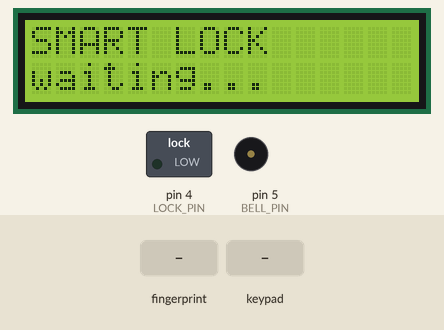
Simulated run of this sketch. Board: Arduino Mega 2560, built with avr-gcc and run on an emulated ATmega2560. On the bench: 16×2 character LCD, switched loads named in the sketch (green lamp = pin HIGH), buzzer (waves = sounding). The test bench sets the inputs (shaded band). What the sketch prints to the serial monitor is not drawn.

Above: at 3.2 s.
3.3 s: finger stored as number 1 placed on the sensor
At 5.7 s:
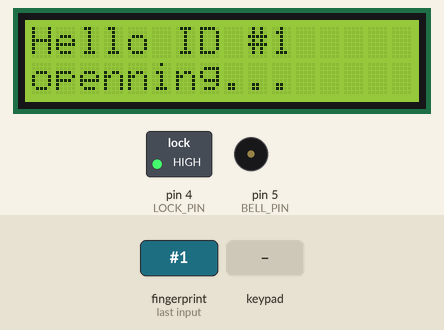
6.0 s: key 'A' pressed
9.0 s: keypad keys 0 0 0 0 pressed 0.4 s apart
At 11.8 s:
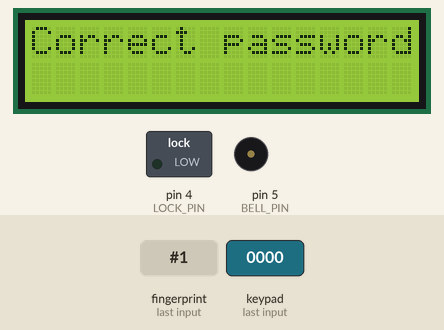
12.1 s: finger stored as number 1 placed on the sensor
At 14.3 s:
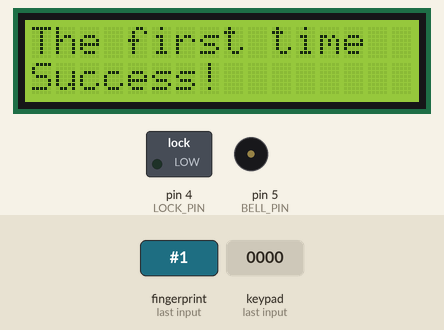
17.1 s: finger stored as number 1 placed on the sensor
At 19.4 s:
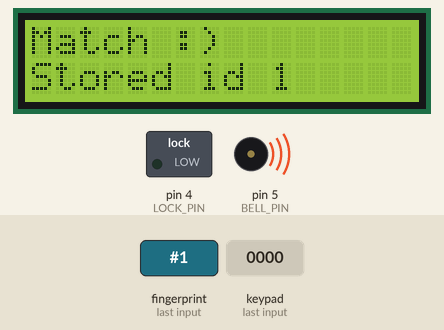
19.5 s: key 'C' pressed
At 23.9 s:
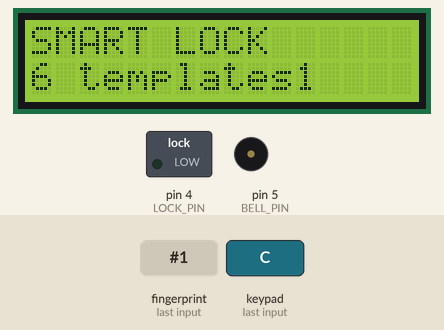
Timing chart, 0 to 25.4 s (numbered marks = the images above; inputs shaded):
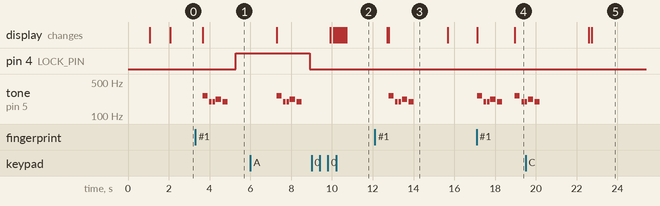

The sketch:

mega.ino
```cpp
#include <SoftwareSerial.h>
#include <LiquidCrystal.h>
#include <Adafruit_Fingerprint.h>
#include "Keypad.h"
SoftwareSerial Arduino(11, 10);
SoftwareSerial mySerial(12, 13);           // pin fingerprint
LiquidCrystal lcd(41, 39, 37, 35, 33, 31);    // pin lcd
Adafruit_Fingerprint finger = Adafruit_Fingerprint(&mySerial);

#define LOCK_PIN 4                        // pin lock
#define BELL_PIN 5                       // pin buzzer
#define BUTTON 6                         // pin button

// buzzer
#define NOTE_G3  196
#define NOTE_A3  220
#define NOTE_B3  247
#define NOTE_C4  262
int melody_notFound[] = {NOTE_C4, 0, 0, 0, 0, 0};                   // melody buzzer not found
int noteDurations_notFound[] = {1, 8, 8, 4, 4, 4};                  // length of the buzzer sounds not found
int melody[] = {NOTE_C4, NOTE_G3, NOTE_G3, NOTE_A3, NOTE_G3, 0};    // melody buzzer
int noteDurations[] = {4, 8, 8, 4, 4, 4};                           // length of the buzzer sounds

//keypad
const byte rows = 4;
const byte columns = 4;
char keys[rows][columns] =
{
  {'1', '2', '3', 'A'},
  {'4', '5', '6', 'B'},
  {'7', '8', '9', 'C'},
  {'*', '0', '#', 'D'},
};
byte rowPins[rows] = {46, 47, 48, 49};
byte columnPins[columns] = {50, 51, 52, 53};
char password[] = {'0', '0', '0', '0'};
Keypad keypad = Keypad(makeKeymap(keys), rowPins, columnPins, rows, columns);

uint8_t id;

int state = 0;
char key = 0;
int numberFinger = 0;
/*------------------ SETUP -------------------*/

void setup() {
  Serial.begin(9600);
  Arduino.begin(4800);
  while (!Serial);
  pinMode(LOCK_PIN, OUTPUT);
  pinMode(BELL_PIN, OUTPUT);
  pinMode(BUTTON, INPUT);

  lcd.begin(16, 2);     // set the data for the lcd port
  finger.begin(57600);  // set the data rate for the sensor serial port

  // check circuit
  Display("SMART LOCK", 0);
  if (finger.verifyPassword()) {
    Display("correct circuit", 1);
    delay(1000);
  }
  else {
    Display("wrong circuit", 1);
    while (1) {
      delay(1);
    }
  }
  Display("SMART LOCK", 0);
  Display("waiting...", 1);
}

/*------------------ LOOP -------------------*/

void loop() {
  char temp = keypad.getKey();
  if ((int)keypad.getState() ==  PRESSED)
  {
    if (temp != 0) key = temp;
    if (key == 'A') state = 1;
    else if (key == '*') state = 2;
    else if (key == 'C') state = 3;
    else if (key == 'D') state = 4;
  }

  if (state == 0) { // check fingerprint
    getFingerprintIDez();
  }
  else if (state == 1) { // add fingerprint
    if (enterPassword() == true) getFingerprintEnroll();
    Display("SMART LOCK", 0);
    Display("waiting...", 1);
    state = 0;
  }
  else if (state == 4) { // remove all fingerprint
    if (enterPassword() == true) deleteAllFingerprint();
    state = 0;
  }
  else if (state == 2) { // remove one fingerprint
    if (enterPassword() == true) deleteOneFingerprint();
    state = 0;
  }
  else if (state == 3) { // print the number of fingerprint
    printNumberFingerPrint();
    state = 0;
  }
}

/*------------------ ENTER PASSWORD -------------------*/

bool enterPassword()
{
  Display("Enter password", 0);
  char a[5];
  int cnt = 0;
  while (cnt <= 3)
  {
    char temp = keypad.getKey();
    if (temp)
    {
      a[cnt] = temp;
      lcd.setCursor(cnt, 1);
      lcd.print(temp);
      delay(100);
      lcd.setCursor(cnt, 1);
      lcd.print("*");
      cnt++;
    }
  }
  for (int i = 0; i < 4; i++)
  {
    if (a[i] != password[i])
    {
      Display("Wrong password", 0);
      delay(2000);
      Display("SMART LOCK", 0);
      Display("waiting...", 1);
      return false;
    }
  }
  Display("Correct password", 0);
  delay(2000);
  return true;
}

/*------------------ DISPLAY -------------------*/

void Display(String msg, int pos)
{
  if (pos == 0) lcd.clear();
  lcd.setCursor(0, pos);
  lcd.print(msg);
  Serial.println(msg);
}

/*------------------ BELL -------------------*/

void bell (int melody[], int noteDurations[]) {
  pinMode(BELL_PIN, OUTPUT);
  for (int thisNote = 0; thisNote < 6; thisNote++) {
    int noteDuration = 1000 / noteDurations[thisNote];
    tone(BELL_PIN, melody[thisNote], noteDuration);
    int pauseBetweenNotes = noteDuration * 1.30;
    delay(pauseBetweenNotes);
    noTone(BELL_PIN);
  }
}

/*------------------ UNLOCK -------------------*/

void unlock() {
  Display("openning...", 1);
  bell(melody, noteDurations);
  digitalWrite(LOCK_PIN, HIGH);
  delay(2000);
  Display("closing...", 1);
  bell(melody, noteDurations);
  digitalWrite(LOCK_PIN, LOW);
  delay(1000);
}

/*------------------ SEND DATA -------------------*/

void sendData (int type, int id) {
  Arduino.print(type); // send type
  Arduino.println("\n");
  Arduino.print(id); // send id
  Arduino.println("\n");
  Serial.print("TYPE : ");
  Serial.println(type);
  Serial.print("ID : ");
  Serial.println(id);
}

/*------------------ NUMBER FINGERPRINT-------------------*/

void printNumberFingerPrint()
{
  Display("SMART LOCK", 0);
  uint8_t id = numberFingerPrint();
  Display((String)(id), 1);
  if (id <= 1) lcd.print(" template");
  else lcd.print(" templates");
  lcd.print(numberFinger);
  delay(3000);
  Display("SMART LOCK", 0);
  Display("waiting...", 1);
}

int numberFingerPrint(){
  finger.getTemplateCount();
  uint8_t id = finger.templateCount;
  return id;
}

/*------------------ CHECK FINGERPRINT-------------------*/
int getFingerprintIDez() {
  uint8_t p = finger.getImage();
  if (p != FINGERPRINT_OK) return -1;
  p = finger.image2Tz();
  if (p != FINGERPRINT_OK) return -1;
  p = finger.fingerFastSearch();
  if (p != FINGERPRINT_OK)
  {
    Display("Not found!", 1);
    sendData(0,0);
    bell(melody_notFound, noteDurations_notFound);
    delay(2000);
    Display("SMART LOCK", 0);
    Display("waiting...", 1);
    return -1;
  }

  // found a match!
  sendData(3, (int)(finger.fingerID));
  Serial.println(finger.fingerID);
  lcd.setCursor(0, 0);
  lcd.print("Hello ID #");
  lcd.print(finger.fingerID);
  Serial.print("Chào ID #");
  Serial.print(finger.fingerID);
  unlock();
  Display("SMART LOCK", 0);
  Display("waiting...", 1);
  return finger.fingerID;
}
/*------------------ DELETE ALL FINGERPRINT-------------------*/

void deleteAllFingerprint() {
  Display("DELETING All ... ", 0);
  sendData(4, (int)(numberFinger));
  finger.emptyDatabase();

  numberFinger = 0;
  delay(2000);
  Display("SMART LOCK", 0);
  Display("waiting...", 1);
  return;
}

/*------------------ DELETE ONE FINGERPRINT-------------------*/
void deleteOneFingerprint() {
  Display("DELETE FINGERPRINT ... ", 0);
  Display("Enter id: ", 1);
  uint8_t id = getNumber();
  Serial.println("ID to delete : ");
  Serial.println(id);
  Serial.println("num : ");
  Serial.println(numberFingerPrint());
  Serial.println("MAX : ");
  Serial.println(numberFinger);

  delay(1000);
  if (id <= numberFinger)
  {
    sendData(2, (int)(id));
    deleteFingerprint(id);
    Display("Deleting id ", 1);
    lcd.print(id);
  }
  else Display("id undefined! ", 1);
  delay(2000);
  Display("SMART LOCK", 0);
  Display("waiting...", 1);
}

uint8_t getNumber (){
  uint8_t id = 0;
  while (1)
  {
    char temp = keypad.getKey();
    if (temp)
    {
      lcd.print(temp);
      if (temp == '#') return id;
      else id = id*10 + uint8_t(temp-'0');
    }
  }
}

uint8_t deleteFingerprint(uint8_t id) {
  uint8_t p = -1;

  p = finger.deleteModel(id);

  if (p == FINGERPRINT_OK) {
    Serial.println("Deleted!");
  } else if (p == FINGERPRINT_PACKETRECIEVEERR) {
    Serial.println("Communication error");
    return p;
  } else if (p == FINGERPRINT_BADLOCATION) {
    Serial.println("Could not delete in that location");
    return p;
  } else if (p == FINGERPRINT_FLASHERR) {
    Serial.println("Error writing to flash");
    return p;
  } else {
    Serial.print("Unknown error: 0x"); Serial.println(p, HEX);
    return p;
  }
}

/*--------------- ADD FINGERPRINT ----------------------*/
uint8_t getFingerprintEnroll() {
  int p = -1;
  Display("ADD FINGERPRINT", 0);
  id = numberFinger + 1;
  Serial.println("ID to add : ");
  Serial.println(id);
  Serial.println("num : ");
  Serial.println(numberFingerPrint());
  Serial.println("MAX : ");
  Serial.println(numberFinger);
  if (numberFinger >= 127)
  {
    Display("full memory", 1);
    delay(2000);
    return p;
  }
  Display("waiting...", 1);
  while (p != FINGERPRINT_OK)
  {
    p = finger.getImage();
    switch (p)
    {
      case FINGERPRINT_OK:
        Display("The first time", 0);
        Display("Success!", 1);
        bell(melody, noteDurations);
        break;
      case FINGERPRINT_NOFINGER:
        break;
      case FINGERPRINT_PACKETRECIEVEERR:
      case FINGERPRINT_IMAGEFAIL:
      default:
        Display("The first time", 0);
        Display("Fail!", 1);
        bell(melody_notFound, noteDurations_notFound);
        break;
    }
  }

  // OK success!

  p = finger.image2Tz(1);
  switch (p) {
    case FINGERPRINT_OK:
      break;
    case FINGERPRINT_IMAGEMESS:
    case FINGERPRINT_PACKETRECIEVEERR:
    case FINGERPRINT_FEATUREFAIL:
    case FINGERPRINT_INVALIDIMAGE:
    default:
      Display("Convert error", 1);
      bell(melody_notFound, noteDurations_notFound);
      return p;
  }

  delay(1000);
  p = 0;
  while (p != FINGERPRINT_NOFINGER) {
    p = finger.getImage();
  }
  p = -1;
  Display("ADD FINGERPRINT", 0);
  Display("again...", 1);
  while (p != FINGERPRINT_OK)
  {
    p = finger.getImage();
    switch (p)
    {
      case FINGERPRINT_OK:
        Display("The second time", 0);
        Display("Success!", 1);
        bell(melody, noteDurations);
        break;
      case FINGERPRINT_NOFINGER:
        break;
      case FINGERPRINT_PACKETRECIEVEERR:
      case FINGERPRINT_IMAGEFAIL:
      default:
        Display("The second time", 0);
        Display("Fail!", 1);
        bell(melody_notFound, noteDurations_notFound);
        break;
    }
  }

  // OK success!

  p = finger.image2Tz(2);
  switch (p) {
    case FINGERPRINT_OK:
      break;
    case FINGERPRINT_IMAGEMESS:
    case FINGERPRINT_PACKETRECIEVEERR:
    case FINGERPRINT_FEATUREFAIL:
    case FINGERPRINT_INVALIDIMAGE:
    default:
      Display("Convert error", 1);
      bell(melody_notFound, noteDurations_notFound);
      delay(2000);
      return p;
  }

  // OK converted!
  p = finger.createModel();
  if (p == FINGERPRINT_OK) {
    Display("Match :)", 0);
  } else {
    Display("Not match :(", 0);
    Display("Exit.", 1);
    delay(2000);
    return p;
  }

  p = finger.storeModel(id);
  if (p == FINGERPRINT_OK) {
    sendData(1, (int)(id));
    Display("Stored id ", 1);
    lcd.print(id);
    bell(melody, noteDurations);
    numberFinger++;
  } else {
    Display("Exit.", 1);
    bell(melody_notFound, noteDurations_notFound);
  }
  delay(2000);
  return p;
}
```

Measured:
- after the input at 3.3 s, pin 4 (LOCK_PIN): LOW → HIGH after 2.0 s; tone on pin 5 (BELL_PIN): plays 262 Hz for 0.25 s, 196 Hz for 0.13 s, 196 Hz for 0.13 s, 220 Hz for 0.25 s, 196 Hz for 0.25 s, starting after 0.36 s; the display: changes after 0.36 s (image 1)
- after the input at 12.1 s, tone on pin 5 (BELL_PIN): plays 262 Hz for 0.25 s, 196 Hz for 0.13 s, 196 Hz for 0.13 s, 220 Hz for 0.25 s, 196 Hz for 0.25 s, starting after 0.69 s; the display: first differs from a run without the input after 0.69 s (image 3)
- after the input at 17.1 s, tone on pin 5 (BELL_PIN): plays 262 Hz for 0.25 s, 196 Hz for 0.13 s, 196 Hz for 0.13 s, 220 Hz for 0.25 s, 196 Hz for 0.25 s, 262 Hz for 0.25 s … (8 notes in this stretch), starting at once; the display: first changes at once (image 4 shows a later state)
- after the input at 19.5 s, the display: first differs from a run without the input after 3.2 s (image 5)
- what the display in image 3 shows lasts 2.9 s, from 12.8 s to 15.7 s
